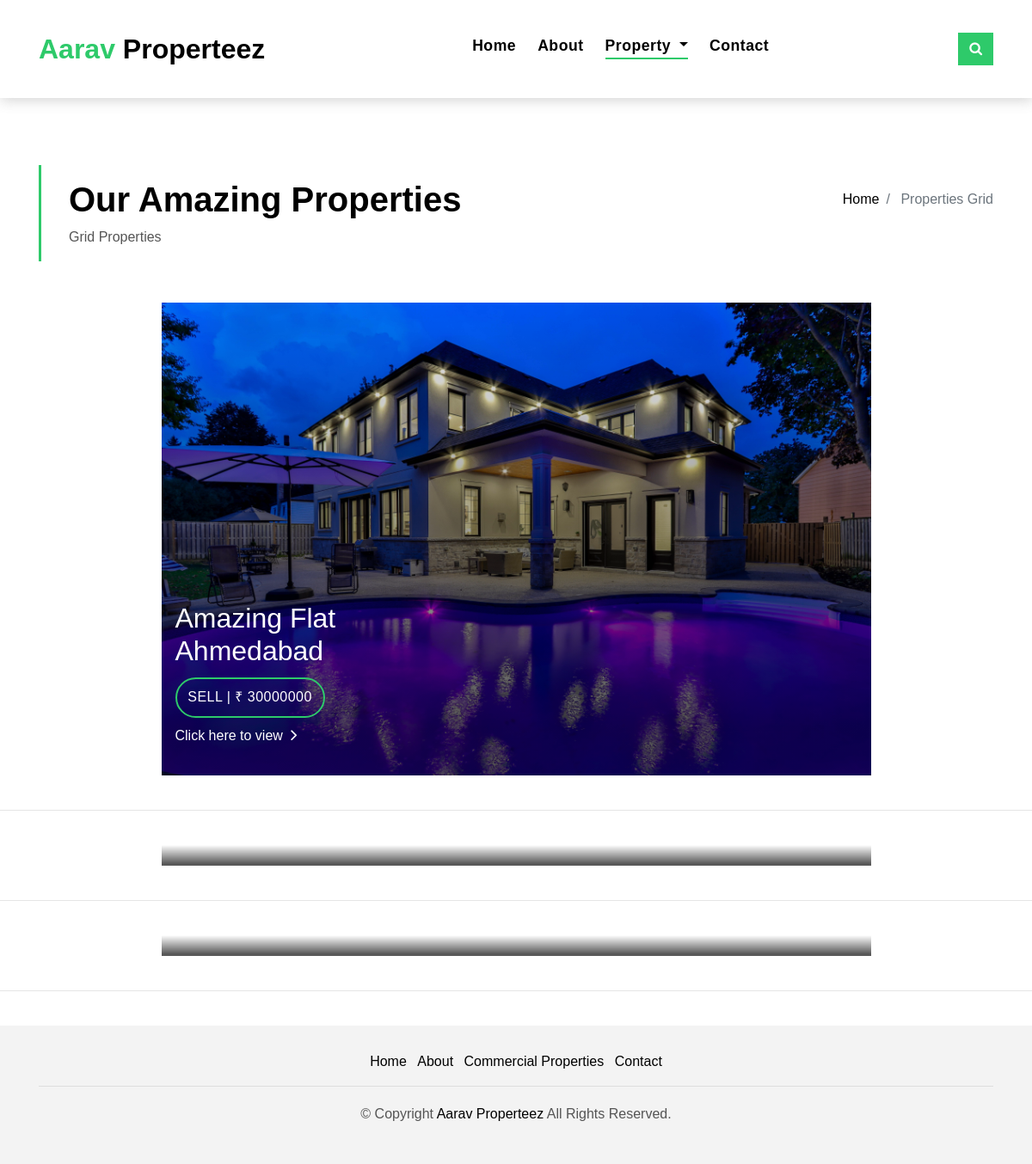
Page /residential/ on the committed database.
### app/models.py (models this page shows, shortened)
class Residential(models.Model):
    main_image = models.ImageField(
        upload_to='images', default='none', blank=False)
    Area = models.DecimalField(max_digits=10, decimal_places=2, blank=False)
    sno = models.AutoField(primary_key=True)
    title = models.CharField(max_length=100, blank=False)
    content = models.TextField()
    price = models.IntegerField(blank=False)
    slug = models.CharField(max_length=100, blank=False, unique=True)
    sell_or_rent = models.CharField(max_length=20,
                                    choices=SELL_OR_RENT_RESI_CHOICES, blank=False)
    timestamp = models.DateTimeField(True)
    location = models.CharField(max_length=150, blank=False)
    property_type = models.CharField(max_length=20,
                                     choices=RESI_PROPERTY_CHOICES, blank=False)
    floorplan = models.FileField(blank=True)
    construction_status = models.CharField(max_length=20,
                                           choices=RESI_STATUS_CHOICES, blank=False)
    amenities = MultiSelectField(choices=MY_RESI_CHOICES)

### app/views.py (the view)
# urls.py: path('residential/', views.residential_view, name='residential'),
def residential_view(request):
    allProperties = Residential.objects.all()
    context = {
        'allProperties': allProperties
    }
    return render(request, "residential.html", context)

### templates/residential.html (shortened to what this page needs)
{% extends 'base.html' %}
{% block propertyactive %} active{% endblock propertyactive %}
{% block content %}
<section class="intro-single">
  <div class="container">
    <div class="row">
      <div class="col-md-12 col-lg-8">
        <div class="title-single-box">
          <h1 class="title-single">Our Amazing Properties</h1>
          <span class="color-text-a">Grid Properties</span>
        </div>
      </div>
      <div class="col-md-12 col-lg-4">
        <nav aria-label="breadcrumb" class="breadcrumb-box d-flex justify-content-lg-end">
          <ol class="breadcrumb">
            <li class="breadcrumb-item">
              <a href="../">Home</a>
            </li>
            <li class="breadcrumb-item active" aria-current="page">
              Properties Grid
            </li>
          </ol>
        </nav>
      </div>
    </div>
  </div>
</section>
{% for property in allProperties %}
<div class="container">
  <div class="row">
    <div class="col-md-9 mx-auto">
      <div class="card-box-a card-shadow">
        <div class="img-box-a">
          <img src="{{property.main_image.url}}" alt="" class="img-a img-fluid">
        </div>
        <div class="card-overlay">
          <div class="card-overlay-a-content">
            <div class="card-header-a">
              <h2 class="card-title-a">
                <a href="../commercial/{{ property.slug }} "></a>{{property.title}}
                <br /> {{property.location}}</a>
              </h2>
            </div>
            <div class="card-body-a">
              <div class="price-box d-flex">
                <span class="price-a">{{property.sell_or_rent}} | ₹ {{property.price}}</span>
              </div>
              <a href="../residential/{{ property.slug }} " class="link-a">Click here to view
                <span class="ion-ios-arrow-forward"></span>
              </a>
            </div>
          </div>
        </div>
      </div>
    </div>
  </div>
</div>
<br>
<hr>
<br>
{% endfor %}
{% endblock content %}

### static/css/style.css (style rules this page uses)
body { font-family: 'Poppins', sans-serif; color: #555555; }
h1, h2, h3, h4, h5, h6 { color: #000000; }
a { color: #000000; transition: all .5s ease; }
.link-a { color: #ffffff; text-decoration: none; }
.link-a span { font-size: 18px; vertical-align: middle; margin-left: 5px; }
.color-text-a { color: #555555; }
.intro-single { padding: 12rem 0 3rem; }
.intro-single .title-single-box { padding: 1rem 0 1rem 2rem; }
.intro-single .title-single-box { border-left: 3px solid #2eca6a; }
.intro-single .title-single-box .title-single { font-weight: 600; font-size: 2.2rem; }
.intro-single .breadcrumb-box { padding: 1rem 0 0 .5rem; }
.intro-single .breadcrumb { background-color: transparent; padding-right: 0; padding-left: 0; }
.card-box-a, .card-box-b, .card-box-d { position: relative; overflow: hidden; -webkit-backface-visibility: hidden; backface-visibility: hidden; }
.card-box-a .img-a, .card-box-a .img-b, .card-box-b .img-a, .card-box-b .img-b { transition: .8s all ease-in-out; }
.card-overlay { position: absolute; width: 100%; height: 100%; top: 0; left: 0; }
.card-shadow { -webkit-backface-visibility: hidden; backface-visibility: hidden; }
.card-shadow:before { content: ' '; position: absolute; top: 0; left: 0; width: 100%; height: 100%; z-index: 1; background: linear-gradient(to bottom, rgba(0, 0, 0, 0) 0%, rgba(0, 0, 0, 0.2) 27%, rgba(0, 0, 0, 0.65) 90%); }
.card-overlay-a-content { transition: all .5s ease-in; position: absolute; width: 100%; bottom: 0px; z-index: 2; }
.card-header-a { padding: 0 1rem; }
.card-header-a .card-title-a { color: #ffffff; margin-bottom: 0; padding-bottom: .7rem; }
.card-body-a { z-index: 2; transition: all .5s ease-in; padding: 0rem 1rem 2rem 1rem; }
.card-body-a .price-box { padding-bottom: .5rem; }
.price-a { color: #ffffff; padding: .6rem .8rem; border: 2px solid #2eca6a; border-radius: 50px; text-transform: uppercase; letter-spacing: 0.030em; }
@media (min-width: 768px) { .link-a { font-size: .9rem; } }
@media (min-width: 768px) { .link-a span { font-size: 1.5rem; } }
@media (min-width: 768px) { .intro-single .title-single-box .title-single { font-size: 2.1rem; } }
@media (min-width: 768px) { .card-box-a .price-a, .card-box-b .price-a { font-size: .9rem; } }
@media (min-width: 768px) { .card-overlay-a-content { bottom: -20px; } }
@media (min-width: 768px) { .card-header-a .card-title-a { font-size: 1.3rem; } }
@media (min-width: 992px) { .link-a { font-size: 1rem; } }
@media (min-width: 992px) { .link-a span { font-size: 18px; } }
@media (min-width: 992px) { .intro-single .title-single-box .title-single { font-size: 2.5rem; } }
@media (min-width: 992px) { .card-box-a .price-a, .card-box-b .price-a { font-size: 1rem; } }
@media (min-width: 992px) { .card-overlay-a-content { bottom: 0px; } }
@media (min-width: 992px) { .card-header-a .card-title-a { font-size: 2rem; } }

### rows in the picture
Residential: main_image (picture), title "Amazing Flat", location "Ahmedabad", sell_or_rent "SELL", price "30000000"
